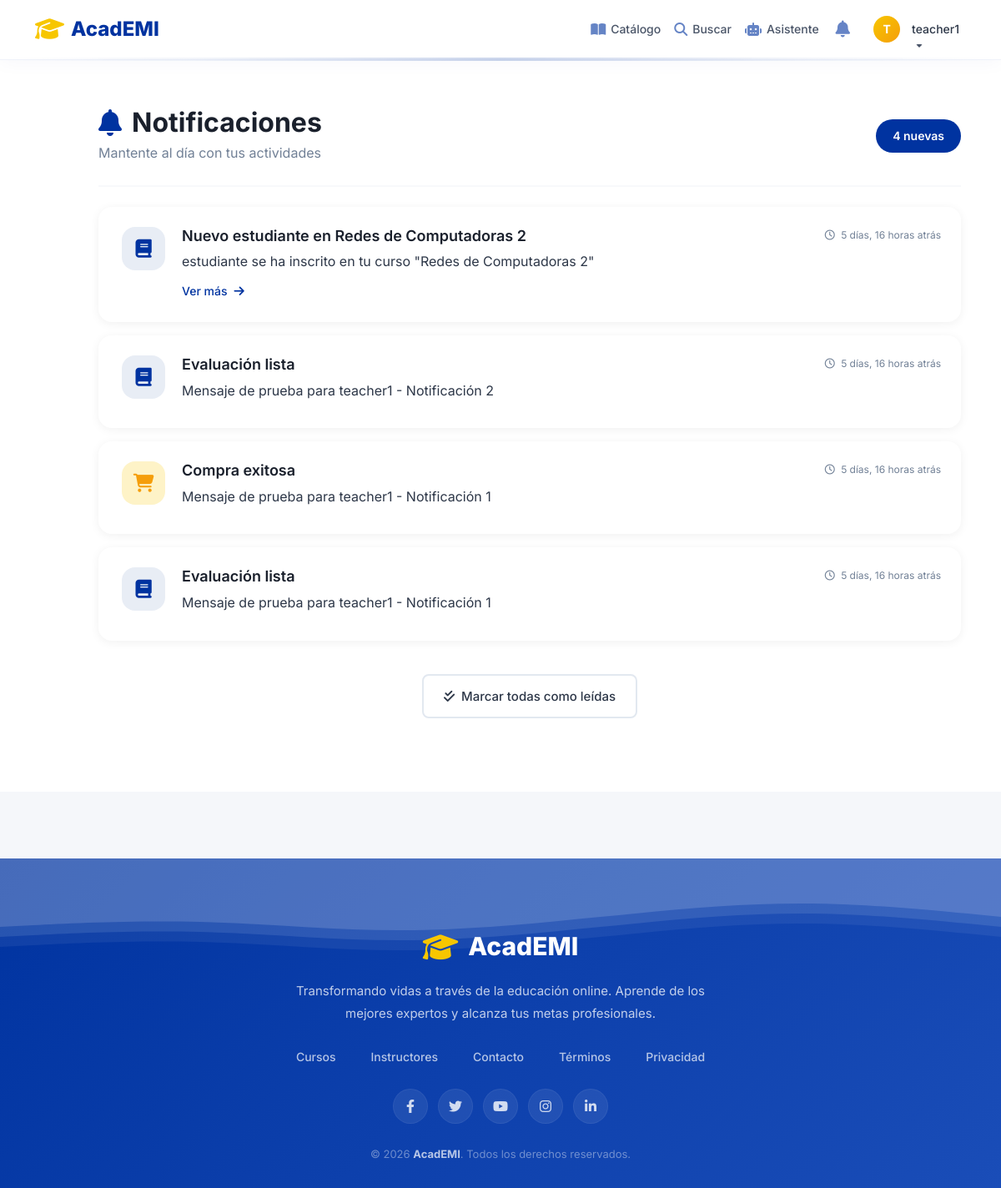
Page /notifications/ (signed in) on the committed database.
### academi/models.py (models this page shows, shortened)
class User(AbstractUser):
    ROLES = (
        ('student', 'Estudiante'),
        ('teacher', 'Docente'),
        ('admin', 'Administrador'),
    )
    role = models.CharField(max_length=20, choices=ROLES, default='student')
    email_verified = models.BooleanField(default=False)  # RF-07
    verification_token = models.CharField(max_length=255, blank=True, null=True)
    reset_password_token = models.CharField(max_length=255, blank=True, null=True)  # RF-03
    reset_password_expires = models.DateTimeField(blank=True, null=True)
    created_at = models.DateTimeField(auto_now_add=True)
    updated_at = models.DateTimeField(auto_now=True)
    is_active = models.BooleanField(default=True)
    last_login_ip = models.GenericIPAddressField(blank=True, null=True)
    profile_picture = models.ImageField(upload_to='profiles/', blank=True, null=True)
    phone = models.CharField(max_length=20, blank=True, null=True)
    bio = models.TextField(blank=True, null=True)
    full_name = models.CharField(max_length=200, blank=True, null=True)
    birth_date = models.DateField(blank=True, null=True)
    city = models.CharField(max_length=100, blank=True, null=True)
    education_level = models.CharField(max_length=50, blank=True, null=True)
    university = models.CharField(max_length=200, blank=True, null=True)
    career = models.CharField(max_length=200, blank=True, null=True)
    semester = models.CharField(max_length=50, blank=True, null=True)
    interests = models.TextField(blank=True, null=True)
    teacher_full_name = models.CharField(max_length=200, blank=True, null=True)
    teacher_phone = models.CharField(max_length=20, blank=True, null=True)
    teacher_email = models.EmailField(blank=True, null=True)
    specialty = models.CharField(max_length=200, blank=True, null=True)
    experience_years = models.CharField(max_length=20, blank=True, null=True)
    teaching_materials = models.TextField(blank=True, null=True)
    teaching_level = models.TextField(blank=True, null=True)
    institution = models.CharField(max_length=200, blank=True, null=True)
    teacher_bio = models.TextField(blank=True, null=True)
    linkedin = models.URLField(blank=True, null=True)
    website = models.URLField(blank=True, null=True)

class Notification(models.Model):  # RF-14
    NOTIFICATION_TYPES = (
        ('course', 'Curso'),
        ('evaluation', 'Evaluación'),
        ('purchase', 'Compra'),
        ('certificate', 'Certificado'),
        ('comment', 'Comentario'),
        ('question', 'Pregunta'),
        ('answer', 'Respuesta'),
        ('system', 'Sistema'),
    )
    user = models.ForeignKey(User, on_delete=models.CASCADE, related_name='notifications')
    type = models.CharField(max_length=20, choices=NOTIFICATION_TYPES)
    title = models.CharField(max_length=200)
    message = models.TextField()
    is_read = models.BooleanField(default=False)
    link = models.URLField(blank=True, null=True)
    created_at = models.DateTimeField(auto_now_add=True)

### academi/views.py (the view)
# urls.py: path('notifications/', views.notifications_view, name='notifications'),
@login_required
def notifications_view(request):
    notifications = Notification.objects.filter(user=request.user).order_by('-created_at')
    notifications.filter(is_read=False).update(is_read=True)
    return render(request, 'academi/pages/notificaciones.html', {'notifications': notifications})

### templates/academi/pages/notificaciones.html (shortened to what this page needs)
{% extends 'partials/base.html' %}
{% load static %}
{% block content %}
<div class="notificaciones-wrapper">
    <div class="notif-header">
        <div class="notif-header-left">
            <h1 class="notif-title">
                <i class="fas fa-bell"></i> Notificaciones
            </h1>
            <p class="notif-subtitle">Mantente al día con tus actividades</p>
        </div>
        {% if notifications %}
            <span class="notif-badge">
                {{ notifications.count }} {% if notifications.count == 1 %}nueva{% else %}nuevas{% endif %}
            </span>
        {% endif %}
    </div>
    <hr class="notif-divider">
    {% if notifications %}
        <div class="notif-list">
            {% for notification in notifications %}
                <div class="notif-item {% if not notification.is_read %}unread{% endif %}">
                    <div class="notif-icon
                        {% if notification.type == 'course' %}primary
                        {% elif notification.type == 'evaluation' %}success
                        {% elif notification.type == 'purchase' %}warning
                        {% elif notification.type == 'certificate' %}info
                        {% elif notification.type == 'comment' %}secondary
                        {% elif notification.type == 'question' %}danger
                        {% else %}muted{% endif %}">
                        {% if notification.type == 'course' %}
                            <i class="fas fa-book"></i>
                        {% elif notification.type == 'evaluation' %}
                            <i class="fas fa-check-circle"></i>
                        {% elif notification.type == 'purchase' %}
                            <i class="fas fa-shopping-cart"></i>
                        {% elif notification.type == 'certificate' %}
                            <i class="fas fa-award"></i>
                        {% elif notification.type == 'comment' %}
                            <i class="fas fa-comment"></i>
                        {% elif notification.type == 'question' %}
                            <i class="fas fa-question-circle"></i>
                        {% else %}
                            <i class="fas fa-info-circle"></i>
                        {% endif %}
                    </div>
                    <div class="notif-body">
                        <div class="notif-top">
                            <h5 class="notif-title-text">
                                {{ notification.title }}
                            </h5>
                            <small class="notif-time">
                                <i class="far fa-clock"></i> {{ notification.created_at|timesince }} atrás
                            </small>
                        </div>
                        <p class="notif-message">{{ notification.message }}</p>
                        {% if notification.link %}
                            <a href="{{ notification.link }}" class="notif-link">
                                Ver más <i class="fas fa-arrow-right"></i>
                            </a>
                        {% endif %}
                    </div>
                </div>
            {% endfor %}
            <div class="notif-actions">
                <button class="btn-mark-all" onclick="marcarTodasLeidas()">
                    <i class="fas fa-check-double"></i> Marcar todas como leídas
                </button>
            </div>
        </div>
    {% endif %}
</div>
{% endblock %}

### templates/partials/header.html (shortened to what this page needs)
<nav class="navbar navbar-expand-lg fixed-top">
    <div class="container">
        <a class="navbar-brand" href="{% url 'dashboard' %}">
            <i class="fas fa-graduation-cap"></i>
            <span>AcadEMI</span>
        </a>
        <div class="collapse navbar-collapse" id="navbarNav">
            <ul class="navbar-nav ms-auto align-items-center">
                <li class="nav-item">
                    <a class="nav-link" href="{% url 'catalog' %}">
                        <i class="fas fa-book-open"></i> Catálogo
                    </a>
                </li>
                <li class="nav-item">
                    <a class="nav-link" href="{% url 'search_courses' %}">
                        <i class="fas fa-search"></i> Buscar
                    </a>
                </li>
                <li class="nav-item">
                    <a class="nav-link" href="{% url 'chatbot' %}">
                        <i class="fas fa-robot"></i> Asistente
                    </a>
                </li>
                {% if user.is_authenticated %}
                <li class="nav-item">
                    <a class="nav-link icon-link" href="{% url 'notifications' %}" title="Notificaciones">
                        <i class="fas fa-bell"></i>
                    </a>
                </li>
                <li class="nav-item dropdown ms-2">
                    <a class="nav-link dropdown-toggle d-flex align-items-center" href="#" id="userDropdown" role="button" data-bs-toggle="dropdown">
                        {% if user.profile_picture %}
                            <img src="{{ user.profile_picture.url }}" alt="{{ user.username }}" class="user-avatar">
                        {% else %}
                            <div class="user-avatar-placeholder">
                                {{ user.username|first|upper }}
                            </div>
                        {% endif %}
                        <span class="user-name ms-2">{{ user.username }}</span>
                    </a>
                </li>
                {% endif %}
            </ul>
        </div>
    </div>
</nav>

### static/css/academia.css (style rules this page uses)
:root { --font: 'Inter', sans-serif; --font-size-h1: 32px; --font-size-h2: 26px; --font-size-h3: 22px; --font-size-h4: 18px; --font-size-body: 16px; --font-size-small: 14px; --font-size-xs: 12px; --font-size-button: 15px; --font-size-input: 15px; --font-weight-regular: 400; --font-weight-medium: 500; --font-weight-semibold: 600; --font-weight-bold: 700; --line-height-title: 1.2; --line-height-heading: 1.3; --line-height-body: 1.6; --line-height-small: 1.4; --primary: #0033a0; --primary-dark: #002277; --primary-light: #1a4db8; --primary-lighter: #e8edf5; --primary-gradient: linear-gradient(135deg, #0033a0, #1a4db8); --secondary: #f7c600; --secondary-dark: #d4a800; --white: #ffffff; --white-smoke: #f5f7fa; --gray-light: #e2e8f0; --gray: #718096; --gray-dark: #2d3748; --dark: #1a202c; --success: #10b981; --danger: #ef4444; --warning: #f59e0b; --info: #3b82f6; --text-primary: #1a202c; --text-secondary: #2d3748; --text-muted: #718096; --text-white: #ffffff; --bg-primary: #ffffff; --bg-secondary: #f5f7fa; --bg-light: #e8edf5; --border-color: #e2e8f0; --border-radius: 16px; --border-radius-sm: 8px; --border-radius-lg: 20px; --border-radius-pill: 999px; --shadow: 0 4px 20px rgba(0, 51, 160, 0.08); --shadow-hover: 0 8px 40px rgba(0, 51, 160, 0.15); --shadow-card: 0 2px 12px rgba(0, 0, 0, 0.06); --shadow-modal: 0 10px 40px rgba(0, 0, 0, 0.15); --space-1: 4px; --space-2: 8px; --space-3: 12px; --space-4: 16px; --space-5: 20px; --space-6: 24px; --space-7: 32px; --space-8: 40px; --space-9: 48px; --space-10: 64px; --button-height: 44px; --button-padding-x: 20px; --button-padding-y: 10px; --button-radius: 8px; --button-font-size: 15px; --button-font-weight: 600; --input-height: 44px; --input-padding-x: 14px; --input-padding-y: 10px; --input-radius: 8px; --input-font-size: 15px; --input-border: #e2e8f0; --input-focus: #0033a0; --card-padding: 24px; --card-radius: 16px; --card-background: #ffffff; --card-shadow: 0 4px 20px rgba(0, 51, 160, 0.08); --icon-xs: 14px; --icon-sm: 18px; --icon-md: 22px; --icon-lg: 28px; --icon-xl: 36px; --transition-fast: all 0.15s ease; --transition: all 0.3s ease; --transition-slow: all 0.5s ease; --container-max-width: 1200px; --container-padding: 24px; --z-dropdown: 1000; --z-sticky: 1100; --z-modal: 1200; --z-tooltip: 1300; }
* { margin: 0; padding: 0; box-sizing: border-box; }
body { font-family: var(--font); font-size: 16px; line-height: 1.7; background: var(--white-smoke); color: var(--gray-dark); min-height: 100vh; }
.navbar { z-index: 100 !important; position: fixed !important; top: 0 !important; left: 0 !important; right: 0 !important; }

### templates/partials/header.html (style rules this page uses)
.navbar { background: rgba(255, 255, 255, 0.92); backdrop-filter: blur(20px); -webkit-backdrop-filter: blur(20px); padding: 10px 0; box-shadow: 0 2px 24px rgba(0, 51, 160, 0.04); border-bottom: 1px solid rgba(0, 51, 160, 0.06); transition: all 0.3s ease; }
.navbar::after { content: ''; position: absolute; bottom: -2px; left: 0; width: 100%; height: 4px; background: linear-gradient(90deg, transparent 0%, rgba(0, 51, 160, 0.05) 20%, rgba(0, 51, 160, 0.15) 40%, rgba(0, 51, 160, 0.2) 50%, rgba(0, 51, 160, 0.15) 60%, rgba(0, 51, 160, 0.05) 80%, transparent 100% ); animation: waveBorder 8s ease-in-out infinite; }
.navbar-brand { font-weight: 800; font-size: 24px; color: #0033a0; display: flex; align-items: center; gap: 8px; text-decoration: none; }
.navbar-brand i { color: #f7c600; font-size: 28px; }
.navbar-brand span { color: #0033a0; }
.nav-link { color: #4a5568; font-weight: 500; font-size: 14px; padding: 8px 14px; border-radius: 8px; transition: all 0.3s ease; display: flex; align-items: center; gap: 6px; position: relative; }
.nav-link i { font-size: 16px; color: #0033a0; opacity: 0.6; transition: all 0.3s ease; }
.nav-link::after { content: ''; position: absolute; bottom: 2px; left: 50%; transform: translateX(-50%); width: 0; height: 2px; background: linear-gradient(90deg, transparent, #0033a0, transparent); transition: all 0.3s ease; border-radius: 10px; }
.icon-link { padding: 8px 12px !important; position: relative; }
.icon-link i { font-size: 20px !important; color: #0033a0; opacity: 0.6; transition: all 0.3s ease; }
.user-avatar-placeholder { width: 32px; height: 32px; border-radius: 50%; background: linear-gradient(135deg, #f7c600, #f59e0b); color: white; display: flex; align-items: center; justify-content: center; font-size: 14px; font-weight: 700; transition: all 0.3s ease; }
.user-name { font-weight: 500; font-size: 14px; color: #2d3748; }

### rows in the picture
User: username|first "T", username "teacher1"
Notification: type "course" (drawn), title "Nuevo estudiante en Redes de Computadoras 2", created_at "5 días, 16 horas", message "estudiante se ha inscrito en tu curso \"Redes de Computadoras 2\""
Notification: type "course" (drawn), title "Evaluación lista", created_at "5 días, 16 horas", message "Mensaje de prueba para teacher1 - Notificación 2"
Notification: type "purchase" (drawn), title "Compra exitosa", created_at "5 días, 16 horas", message "Mensaje de prueba para teacher1 - Notificación 1"
Notification: type "course" (drawn), title "Evaluación lista", created_at "5 días, 16 horas", message "Mensaje de prueba para teacher1 - Notificación 1"

### other values in the picture
{{ notifications.count }} "4"
